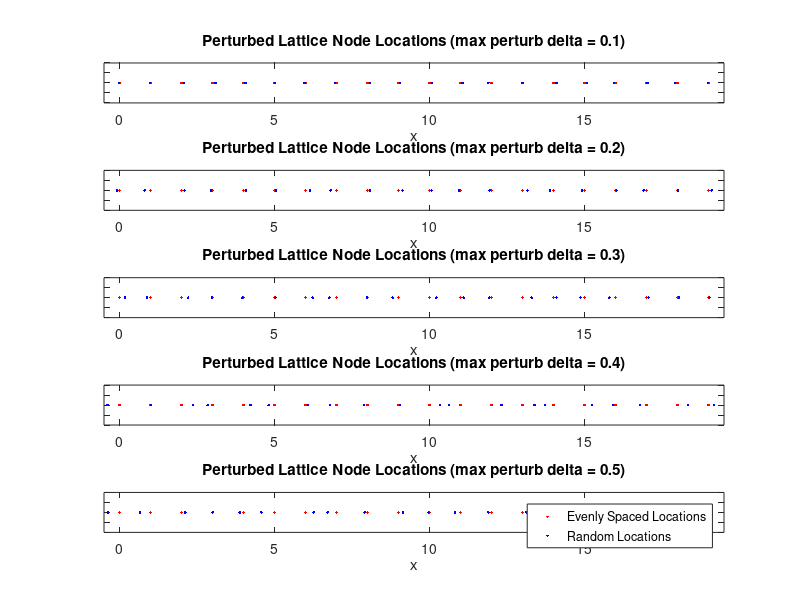
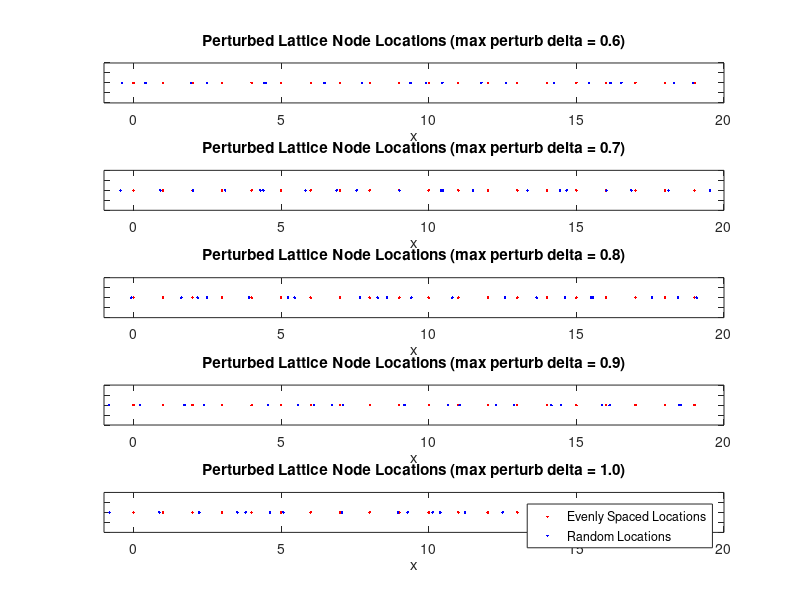
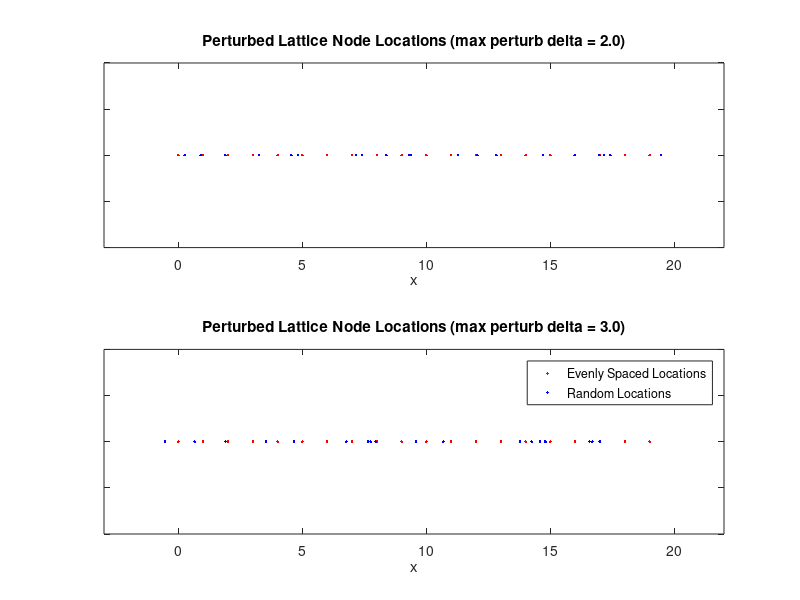

MATLAB code to generate these figures, in order:
clear all;
close all;

%% load lattice information
load('lattice_locations_perturbed.mat');

%% plot perturbed lattice against equidistance lattice spacings
figure;

% plot perturbed lattice (max perturb delta = 0.1)
subplot(5, 1, 1); 
plot(0:19, zeros(20, 1), '.r');
hold on;

plot(node_positions_00x2E10(:, 1), node_positions_00x2E10(:, 2), '.b');
hold on;

title('Perturbed Lattice Node Locations (max perturb delta = 0.1)');
xlim([-0.5 19.5]);
xlabel('x');
ylim([-0.1 0.1]);
set(gca, 'yticklabel', {});

% plot perturbed lattice (max perturb delta = 0.2)
subplot(5, 1, 2); 
plot(0:19, zeros(20, 1), '.r');
hold on;

plot(node_positions_00x2E20(:, 1), node_positions_00x2E20(:, 2), '.b');
hold on;

title('Perturbed Lattice Node Locations (max perturb delta = 0.2)');
xlim([-0.5 19.5]);
xlabel('x');
ylim([-0.1 0.1]);
set(gca, 'yticklabel', {});

% plot perturbed lattice (max perturb delta = 0.3)
subplot(5, 1, 3); 
plot(0:19, zeros(20, 1), '.r');
hold on;

plot(node_positions_00x2E30(:, 1), node_positions_00x2E30(:, 2), '.b');
hold on;

title('Perturbed Lattice Node Locations (max perturb delta = 0.3)');
xlim([-0.5 19.5]);
xlabel('x');
ylim([-0.1 0.1]);
set(gca, 'yticklabel', {});

% plot perturbed lattice (max perturb delta = 0.4)
subplot(5, 1, 4); 
plot(0:19, zeros(20, 1), '.r');
hold on;

plot(node_positions_00x2E40(:, 1), node_positions_00x2E40(:, 2), '.b');
hold on;

title('Perturbed Lattice Node Locations (max perturb delta = 0.4)');
xlim([-0.5 19.5]);
xlabel('x');
ylim([-0.1 0.1]);
set(gca, 'yticklabel', {});

% plot perturbed lattice (max perturb delta = 0.5)
subplot(5, 1, 5); 
plot(0:19, zeros(20, 1), '.r');
hold on;

plot(node_positions_00x2E50(:, 1), node_positions_00x2E50(:, 2), '.b');
hold on;

title('Perturbed Lattice Node Locations (max perturb delta = 0.5)');
xlim([-0.5 19.5]);
xlabel('x');
ylim([-0.1 0.1]);
set(gca, 'yticklabel', {});

% format output plot
legend('Evenly Spaced Locations', 'Random Locations');

% plot perturbed lattice (max perturb delta = 0.6)
figure;

subplot(5, 1, 1); 
plot(0:19, zeros(20, 1), '.r');
hold on;

plot(node_positions_00x2E60(:, 1), node_positions_00x2E60(:, 2), '.b');
hold on;

title('Perturbed Lattice Node Locations (max perturb delta = 0.6)');
xlim([-1 20]);
xlabel('x');
ylim([-0.1 0.1]);
set(gca, 'yticklabel', {});

% plot perturbed lattice (max perturb delta = 0.7)
subplot(5, 1, 2); 
plot(0:19, zeros(20, 1), '.r');
hold on;

plot(node_positions_00x2E70(:, 1), node_positions_00x2E70(:, 2), '.b');
hold on;

title('Perturbed Lattice Node Locations (max perturb delta = 0.7)');
xlim([-1 20]);
xlabel('x');
ylim([-0.1 0.1]);
set(gca, 'yticklabel', {});

% plot perturbed lattice (max perturb delta = 0.8)
subplot(5, 1, 3); 
plot(0:19, zeros(20, 1), '.r');
hold on;

plot(node_positions_00x2E80(:, 1), node_positions_00x2E80(:, 2), '.b');
hold on;

title('Perturbed Lattice Node Locations (max perturb delta = 0.8)');
xlim([-1 20]);
xlabel('x');
ylim([-0.1 0.1]);
set(gca, 'yticklabel', {});

% plot perturbed lattice (max perturb delta = 0.9)
subplot(5, 1, 4); 
plot(0:19, zeros(20, 1), '.r');
hold on;

plot(node_positions_00x2E90(:, 1), node_positions_00x2E90(:, 2), '.b');
hold on;

title('Perturbed Lattice Node Locations (max perturb delta = 0.9)');
xlim([-1 20]);
xlabel('x');
ylim([-0.1 0.1]);
set(gca, 'yticklabel', {});

% plot perturbed lattice (max perturb delta = 1.0)
subplot(5, 1, 5); 
plot(0:19, zeros(20, 1), '.r');
hold on;

plot(node_positions_10x2E00(:, 1), node_positions_10x2E00(:, 2), '.b');
hold on;

title('Perturbed Lattice Node Locations (max perturb delta = 1.0)');
xlim([-1 20]);
xlabel('x');
ylim([-0.1 0.1]);
set(gca, 'yticklabel', {});

% format output plot
legend('Evenly Spaced Locations', 'Random Locations');

% plot perturbed lattice (max perturb delta = 2.0)
figure;

subplot(2, 1, 1); 
plot(0:19, zeros(20, 1), '.r');
hold on;

plot(node_positions_20x2E00(:, 1), node_positions_20x2E00(:, 2), '.b');
hold on;

title('Perturbed Lattice Node Locations (max perturb delta = 2.0)');
xlim([-3 22]);
xlabel('x');
ylim([-0.1 0.1]);
set(gca, 'yticklabel', {});

% plot perturbed lattice (max perturb delta = 3.0)
subplot(2, 1, 2); 
plot(0:19, zeros(20, 1), '.r');
hold on;

plot(node_positions_30x2E00(:, 1), node_positions_30x2E00(:, 2), '.b');
hold on;

title('Perturbed Lattice Node Locations (max perturb delta = 3.0)');
xlim([-3 22]);
xlabel('x');
ylim([-0.1 0.1]);
set(gca, 'yticklabel', {});

% format output plot
legend('Evenly Spaced Locations', 'Random Locations');
